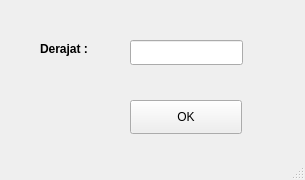
<?xml version="1.0" encoding="UTF-8"?>
<ui version="4.0">
 <class>MainWindow</class>
 <widget class="QMainWindow" name="MainWindow">
  <property name="geometry">
   <rect>
    <x>0</x>
    <y>0</y>
    <width>305</width>
    <height>180</height>
   </rect>
  </property>
  <property name="windowTitle">
   <string>MainWindow</string>
  </property>
  <widget class="QWidget" name="centralwidget">
   <widget class="QLabel" name="label_5">
    <property name="geometry">
     <rect>
      <x>40</x>
      <y>40</y>
      <width>81</width>
      <height>19</height>
     </rect>
    </property>
    <property name="text">
     <string>&lt;html&gt;&lt;head/&gt;&lt;body&gt;&lt;p&gt;&lt;span style=&quot; font-weight:600;&quot;&gt;Derajat :&lt;/span&gt;&lt;/p&gt;&lt;/body&gt;&lt;/html&gt;</string>
    </property>
   </widget>
   <widget class="QLineEdit" name="lineEdit_3">
    <property name="geometry">
     <rect>
      <x>130</x>
      <y>40</y>
      <width>113</width>
      <height>25</height>
     </rect>
    </property>
   </widget>
   <widget class="QPushButton" name="pushButton">
    <property name="geometry">
     <rect>
      <x>130</x>
      <y>100</y>
      <width>112</width>
      <height>34</height>
     </rect>
    </property>
    <property name="text">
     <string>OK</string>
    </property>
   </widget>
  </widget>
  <widget class="QStatusBar" name="statusbar"/>
 </widget>
 <resources/>
 <connections/>
</ui>
